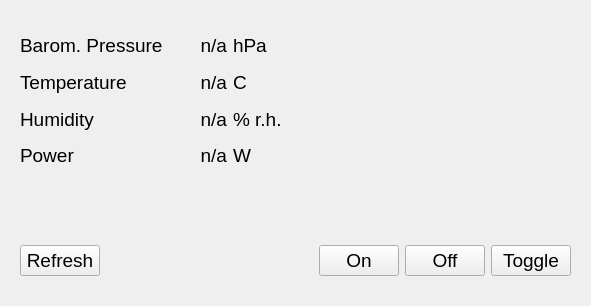
<?xml version="1.0" encoding="UTF-8"?>
<ui version="4.0">
 <class>SimpleUI</class>
 <widget class="QWidget" name="SimpleUI">
  <property name="geometry">
   <rect>
    <x>0</x>
    <y>0</y>
    <width>591</width>
    <height>306</height>
   </rect>
  </property>
  <property name="windowTitle">
   <string>HexaBus Demo Display</string>
  </property>
  <property name="styleSheet">
   <string notr="true">QWidget {background-image: url(:/images/images/HexaBus-Steckdose.jpg)}</string>
  </property>
  <widget class="QWidget" name="horizontalLayoutWidget">
   <property name="geometry">
    <rect>
     <x>20</x>
     <y>240</y>
     <width>551</width>
     <height>41</height>
    </rect>
   </property>
   <layout class="QHBoxLayout" name="horizontalLayout">
    <item>
     <widget class="QPushButton" name="refresh_PB">
      <property name="font">
       <font>
        <pointsize>14</pointsize>
        <weight>50</weight>
        <bold>false</bold>
       </font>
      </property>
      <property name="text">
       <string>Refresh</string>
      </property>
     </widget>
    </item>
    <item>
     <spacer name="horizontalSpacer">
      <property name="orientation">
       <enum>Qt::Horizontal</enum>
      </property>
      <property name="sizeHint" stdset="0">
       <size>
        <width>40</width>
        <height>20</height>
       </size>
      </property>
     </spacer>
    </item>
    <item>
     <widget class="QPushButton" name="on_PB">
      <property name="font">
       <font>
        <pointsize>14</pointsize>
        <weight>50</weight>
        <bold>false</bold>
       </font>
      </property>
      <property name="text">
       <string>On</string>
      </property>
     </widget>
    </item>
    <item>
     <widget class="QPushButton" name="off_PB">
      <property name="font">
       <font>
        <pointsize>14</pointsize>
        <weight>50</weight>
        <bold>false</bold>
       </font>
      </property>
      <property name="text">
       <string>Off</string>
      </property>
     </widget>
    </item>
    <item>
     <widget class="QPushButton" name="toggle_PB">
      <property name="font">
       <font>
        <pointsize>14</pointsize>
        <weight>50</weight>
        <bold>false</bold>
       </font>
      </property>
      <property name="text">
       <string>Toggle</string>
      </property>
     </widget>
    </item>
   </layout>
  </widget>
  <widget class="QLabel" name="label_5">
   <property name="geometry">
    <rect>
     <x>300</x>
     <y>30</y>
     <width>310</width>
     <height>201</height>
    </rect>
   </property>
   <property name="text">
    <string/>
   </property>
   <property name="pixmap">
    <pixmap resource="default.qrc">:/images/steckdose.jpg</pixmap>
   </property>
   <property name="scaledContents">
    <bool>true</bool>
   </property>
  </widget>
  <widget class="QWidget" name="gridLayoutWidget">
   <property name="geometry">
    <rect>
     <x>20</x>
     <y>30</y>
     <width>271</width>
     <height>141</height>
    </rect>
   </property>
   <layout class="QGridLayout" name="gridLayout">
    <item row="0" column="0">
     <widget class="QLabel" name="label_3">
      <property name="font">
       <font>
        <pointsize>14</pointsize>
       </font>
      </property>
      <property name="text">
       <string>Barom. Pressure</string>
      </property>
     </widget>
    </item>
    <item row="1" column="1">
     <widget class="QLabel" name="temperature_display">
      <property name="font">
       <font>
        <pointsize>14</pointsize>
       </font>
      </property>
      <property name="text">
       <string>n/a</string>
      </property>
      <property name="alignment">
       <set>Qt::AlignRight|Qt::AlignTrailing|Qt::AlignVCenter</set>
      </property>
     </widget>
    </item>
    <item row="0" column="2">
     <widget class="QLabel" name="label_6">
      <property name="font">
       <font>
        <pointsize>14</pointsize>
       </font>
      </property>
      <property name="text">
       <string>hPa</string>
      </property>
     </widget>
    </item>
    <item row="1" column="0">
     <widget class="QLabel" name="label">
      <property name="font">
       <font>
        <pointsize>14</pointsize>
       </font>
      </property>
      <property name="text">
       <string>Temperature</string>
      </property>
     </widget>
    </item>
    <item row="2" column="0">
     <widget class="QLabel" name="label_2">
      <property name="font">
       <font>
        <pointsize>14</pointsize>
       </font>
      </property>
      <property name="text">
       <string>Humidity</string>
      </property>
     </widget>
    </item>
    <item row="2" column="1">
     <widget class="QLabel" name="humidity_display">
      <property name="font">
       <font>
        <pointsize>14</pointsize>
       </font>
      </property>
      <property name="text">
       <string>n/a</string>
      </property>
      <property name="alignment">
       <set>Qt::AlignRight|Qt::AlignTrailing|Qt::AlignVCenter</set>
      </property>
     </widget>
    </item>
    <item row="2" column="2">
     <widget class="QLabel" name="label_8">
      <property name="font">
       <font>
        <pointsize>14</pointsize>
       </font>
      </property>
      <property name="text">
       <string>% r.h.</string>
      </property>
     </widget>
    </item>
    <item row="0" column="1">
     <widget class="QLabel" name="pressure_display">
      <property name="font">
       <font>
        <pointsize>14</pointsize>
       </font>
      </property>
      <property name="text">
       <string>n/a</string>
      </property>
      <property name="alignment">
       <set>Qt::AlignRight|Qt::AlignTrailing|Qt::AlignVCenter</set>
      </property>
     </widget>
    </item>
    <item row="1" column="2">
     <widget class="QLabel" name="label_7">
      <property name="font">
       <font>
        <pointsize>14</pointsize>
       </font>
      </property>
      <property name="text">
       <string>C</string>
      </property>
     </widget>
    </item>
    <item row="3" column="0">
     <widget class="QLabel" name="label_4">
      <property name="font">
       <font>
        <pointsize>14</pointsize>
        <weight>50</weight>
        <italic>false</italic>
        <bold>false</bold>
       </font>
      </property>
      <property name="text">
       <string>Power</string>
      </property>
     </widget>
    </item>
    <item row="3" column="1">
     <widget class="QLabel" name="power_display">
      <property name="font">
       <font>
        <pointsize>14</pointsize>
        <weight>50</weight>
        <italic>false</italic>
        <bold>false</bold>
       </font>
      </property>
      <property name="text">
       <string>n/a</string>
      </property>
      <property name="alignment">
       <set>Qt::AlignRight|Qt::AlignTrailing|Qt::AlignVCenter</set>
      </property>
     </widget>
    </item>
    <item row="3" column="2">
     <widget class="QLabel" name="label_9">
      <property name="font">
       <font>
        <pointsize>14</pointsize>
       </font>
      </property>
      <property name="text">
       <string>W</string>
      </property>
     </widget>
    </item>
   </layout>
  </widget>
 </widget>
 <resources>
  <include location="default.qrc"/>
 </resources>
 <connections/>
</ui>
